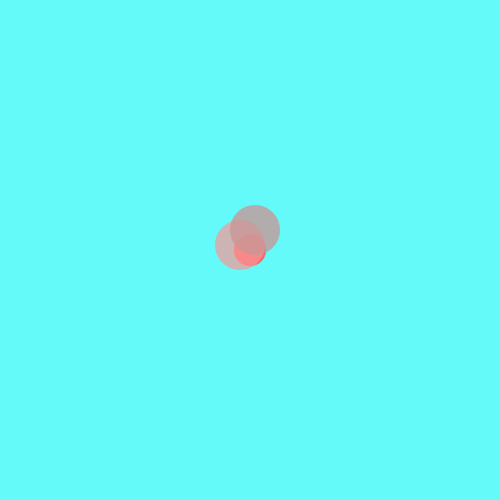
Frame 1 (no input)
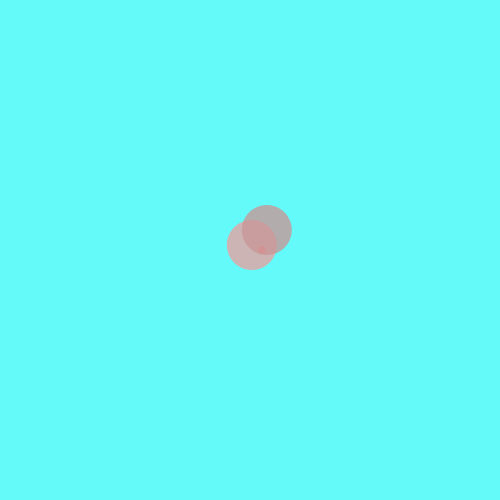
Frame 60 (the mouse pressed at the canvas centre just before this capture)
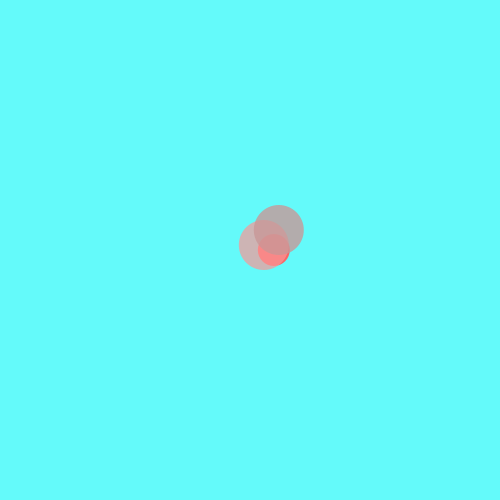
Frame 120 (the mouse held since frame 60 and released just before this capture)

The Processing sketch that drew these frames (run headless with seeded random() and noise(); from frame 60 on, the mouse is pressed at the canvas centre):

// Processing sketch: processing_20193
// ── processing_20193.pde

float centerX = 250;
float centerY = 250;


float dir = 1;

void setup(){
  size(500,500);
  smooth();
}

void draw(){
  float a = random(0,50);
  
  background(100,250, 250);
  
  blob(a,50,50);
  moveH(.2);
  
}


void blob(float a, int b, int c){
  noStroke();
  fill(250, 100, 100,250);
  ellipse(centerX, centerY, a,a);
  fill(250, 150, 150, 180);
  ellipse(centerX-10, centerY-5, b, b);
  fill(200, 150, 150, 200);
  ellipse(centerX+5, centerY-20, c, c);
}

void moveH(float sp){
  centerX = centerX+sp*dir;
  
  if (centerX>width || centerX<0){
    dir=dir*-1;
  }
}
